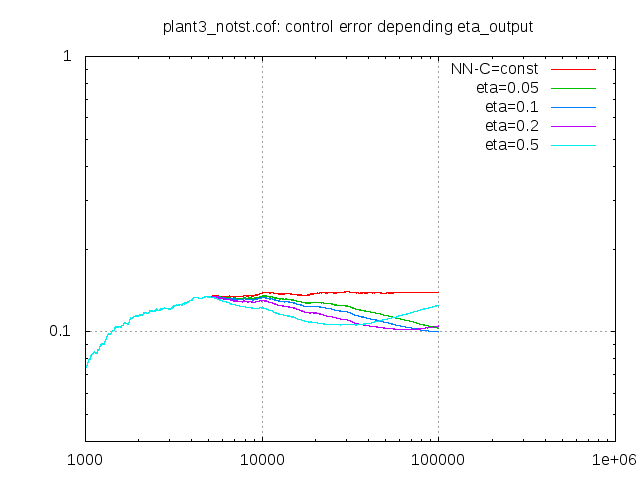

The script that saved this image:
##
## for eta in 0.05 0.1 0.2 0.5
## do
##   dcontrf dcontrf.par \
##           eta_output=$eta \
##           cerr_trace_file=cerr_trace_nnc_auf=5k_eta=$eta.dat \
##           iderr_trace_file=iderr_trace_nnc_auf=5k_eta=$eta.dat
##   echo eta=$eta done
## done
##

set grid
set logscale
set terminal png
set output 'cerr_trace_eta_nnc_auf=5k.png'
set title "plant3_notst.cof: control error depending eta_output"
plot [1000:1000000] [0.04:1] \
     'cerr_trace_nnc_auf=0.dat'           u 3 t 'NN-C=const' w l, \
     'cerr_trace_nnc_auf=5k_eta=0.05.dat' u 3 t 'eta=0.05'   w l, \
     'cerr_trace_nnc_auf=5k_eta=0.1.dat'  u 3 t 'eta=0.1'    w l, \
     'cerr_trace_nnc_auf=5k_eta=0.2.dat'  u 3 t 'eta=0.2'    w l, \
     'cerr_trace_nnc_auf=5k_eta=0.5.dat'  u 3 t 'eta=0.5'    w l
